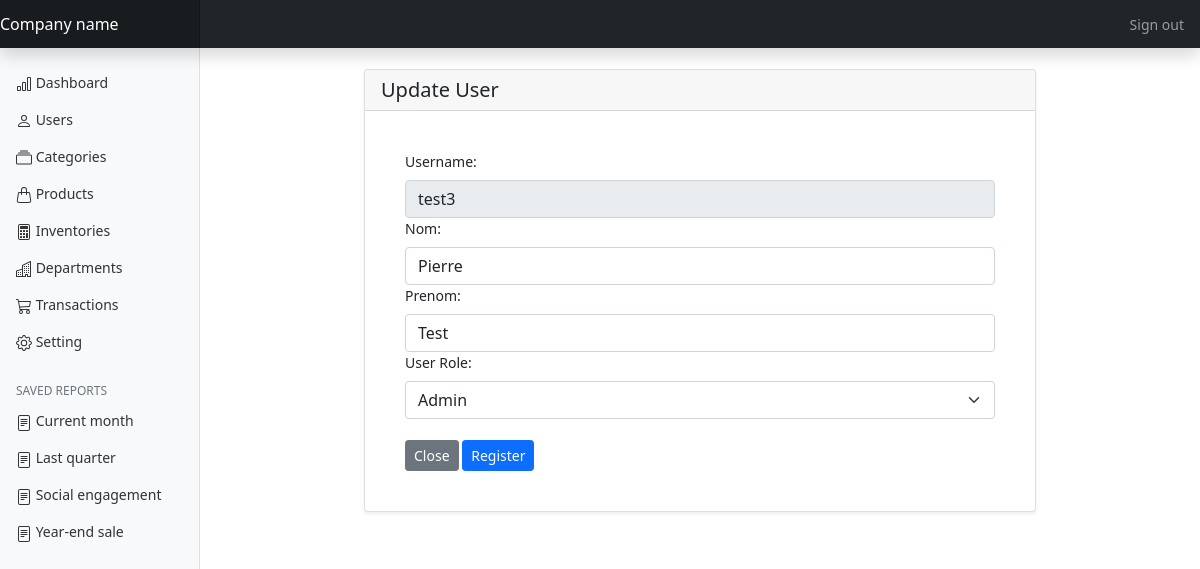
The page /auth/update/user/3 (signed in) on the database its author committed.
### app/models/user.py (models this page shows, shortened)
class User(UserMixin, db.Model):
    __tablename__ = 'users'
    id = db.Column(db.Integer, primary_key=True)
    username = db.Column(db.String(64), unique=True, index=True)
    nom = db.Column(db.String(64))
    prenom = db.Column(db.String(64))
    password_hash = db.Column(db.String(128))
    role_id = db.Column(db.Integer, db.ForeignKey('roles.id'))
    creation_date = db.Column(db.DateTime)
    update_date = db.Column(db.DateTime)
    transactions = db.relationship(
        'Transaction', backref='user', lazy='dynamic')
    @property
    def password(self):
        raise AttributeError('password is not a readable attribute')

### app/controllers/auth.py (the view, shortened to what this page needs)
@auth_blueprint.route('/update/user/<int:id>', methods=['GET', 'POST'])
@login_required
def update_user(id):
    user = User.query.filter_by(id=id).first()
    form = UpdateRegistrationForm()
    if user is None:
        abort(404)
    if form.errors:
        flash(form.errors, 'danger')
    return render_template('update_user.html', form=form, user=user)

### app/forms/authForm.py
class UpdateRegistrationForm(FlaskForm):
    username = StringField('Username', validators=[DataRequired(), Length(1, 64), Regexp('^[A-Za-z][A-Za-z0-9_.]', flags=0, message='Usernames must have only letters, numbers, dots or \
               underscores')])
    nom = StringField('Last name', validators=[DataRequired(), Length(1, 64)])
    prenom = StringField('First name', validators=[
                         DataRequired(), Length(1, 64)])
    user_role = SelectField('Role',  choices=[
                            'Admin', 'Advence', 'Moderate', 'User'])
    submit = SubmitField('Register')

### app/controllers/auth.py (called while the page is built)
@auth_blueprint.app_context_processor
def inject_permissions():
    return dict(Permission=Permission)

### app/models/role.py (called while the page is built)
    def __repr__(self):
        return '< Role : %r>' % self.name

### app/models/user.py (called while the page is built)
@login_manager.user_loader
def load_user(user_id):
    return User.query.get(int(user_id))

### app/templates/auth/update_user.html (shortened to what this page needs)
{% extends "base.html" %}
{% block page_content %}
<br>
<div class="row d-flex justify-content-center ">
    <div class="col-md-9">
        <div class="card shadow-sm">
            <h5 class="card-header">Update User</h5>
            <div class="card-body">
                <form method="POST">
                    <div class="p-4">
                        <div class="form-group text">
                            <label class="form-label" for="username">Username:</label>
                            {{
                            form.username(class="form-control",placeholder="username",value=user.username,disabled="disabled")
                            }}
                        </div>
                        <div class="form-group text">
                            <label class="form-label" for="nom">Nom:</label>
                            {{ form.nom(class="form-control text-capitalize"
                            ,placeholder="nom",value=user.nom ) }}
                        </div>
                        <div class="form-group text">
                            <label class="form-label" for="prenom">Prenom:</label>
                            {{ form.prenom(class="form-control text-capitalize"
                            ,placeholder="prenom",value=user.prenom) }}
                        </div>
                        <div class="form-group text">
                            <label class="form-label" for="user_role">User Role:</label>
                            {{ form.user_role(class="form-select",value=user.role)}}
                        </div>
                        <br>
                        <a href="{{url_for('auth.display_users')}}" class="btn btn-secondary btn-sm">Close</a>
                        {{ form.submit(class="btn btn-primary btn-sm") }}
                    </div>
                </form>
            </div>
        </div>
    </div>
</div>
{% endblock %}

### app/static/css/dashboard.css (style rules this page uses)
body { font-size: .875rem; }

### rows shown on the page
User: username "test3", nom "Pierre", prenom "test"
